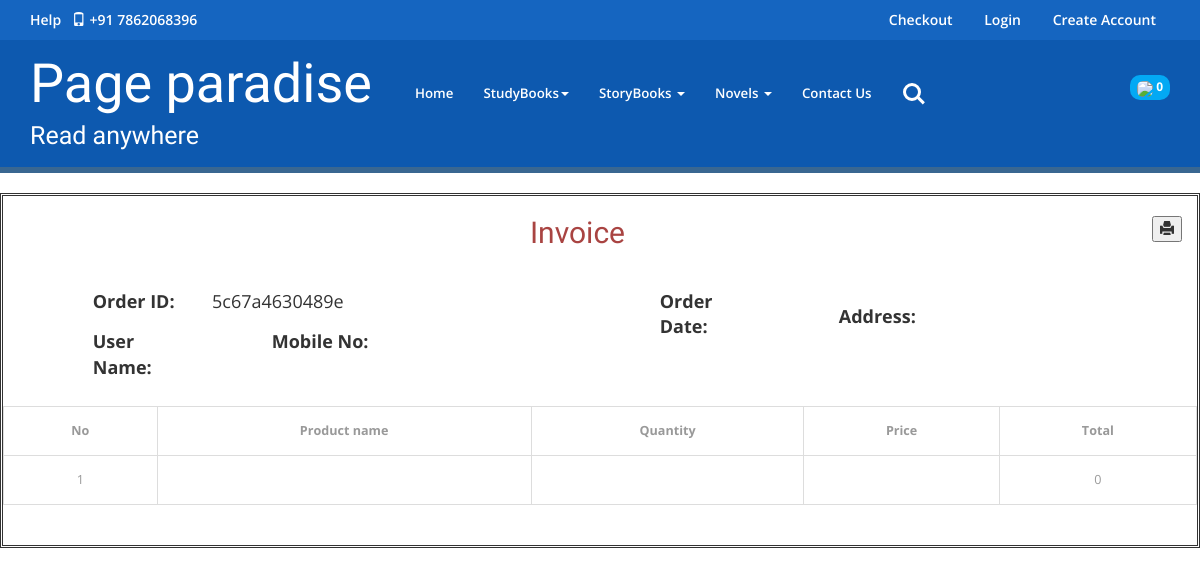
Before: /invoice.php?id=5c67a4630489e with the older database file.
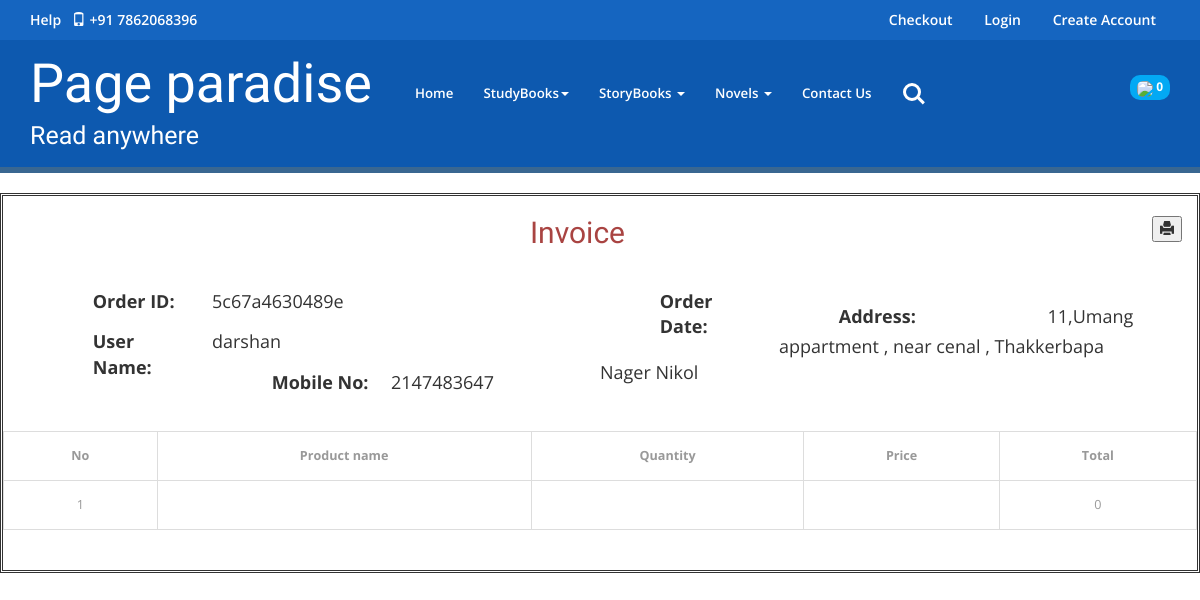
After: the same page with the newer database file.
### tables this page shows
CREATE TABLE `payment` (
  `a_id` int(11) NOT NULL,
  `o_id` varchar(50) NOT NULL,
  `name` varchar(100) NOT NULL,
  `email` varchar(100) NOT NULL,
  `mobile_no` int(10) NOT NULL,
  `billing_address` varchar(200) NOT NULL,
  `shipping_address` varchar(200) NOT NULL,
  `city` varchar(50) NOT NULL,
  `state` varchar(50) NOT NULL,
  `pincode` int(10) NOT NULL,
  `payment_method` varchar(50) NOT NULL,
  `card_no` int(20) NOT NULL,
  `expiry_date` varchar(20) NOT NULL,
  `order_date` varchar(10) NOT NULL,
  `product_name` varchar(150) NOT NULL,
  `product_quantity` int(200) NOT NULL,
  `product_price` int(20) NOT NULL,
  `total_price` int(20) NOT NULL
);

### invoice.php (the view, shortened to what this page needs)
<?php
include("header.php");
include("database.php");
if(isset($_GET['id']))
{
  $result = mysqli_query($conn,"SELECT * FROM `payment` WHERE `o_id`='".$_GET['id']."'");
  $row = mysqli_fetch_array($result)
  ?>
<body>
<br />
<div class="container-fluid" style="border:double;">
<br>
<button id="z" onClick="myFunction()" style="float:right;"><span class="glyphicon glyphicon-print"></span></button>
<div class="row">
<center><h2 class="text-danger">Invoice</h2></center>
</div>
<div class="col-sm-12 row" style="margin-bottom:20px;">
  <div class="col-sm-6" style="font-size:18px;">
  <div class="form-group">
          <label class="control-label col-sm-3 col-sm-offset-1">Order ID:</label>
          <?php echo $_GET['id']; ?>
    </div>
    <div class="form-group">
        <label class="control-label col-sm-3 col-sm-offset-1">User Name:</label>
           <?php echo $row['name']; ?>
     </div>
     <div class="form-group">
        <label class="control-label col-sm-3 col-sm-offset-1">Mobile No:</label>
           <?php echo $row['mobile_no']; ?>
     </div>
     </div>
     <div class="col-sm-6" style="font-size:18px;">
      <div class="form-group">
        <label class="control-label col-sm-3 col-sm-offset-1">Order Date:</label>
     </div>
      <div class="form-group">
      <label class="control-label col-sm-5 col-sm-offset-1"> Address:</label>
     <?php echo $row['shipping_address']; ?>
      </div>
      </div>
    </div>
    <br />
    <div class="row">
      <table class="table table-responcive table-hover table-bordered text-center">
        <tr>
            <th class="text-center">No</th>
            <th class="text-center">Product name</th>
            <th class="text-center">Quantity</th>
            <th class="text-center">Price</th>
            <th class="text-center">Total</th>
         </tr>
        <?php
        $i=1;
    $sum=0;
    if(isset($_SESSION['cart_item']))
        {
            foreach($_SESSION['cart_item'] as $key)
            {
        $result=$key['price']*$key['quantity'];
        ?>
         <tr>
            <td><?php echo $i++; ?></td>
            <td><?php echo $key['name']; ?></td>
            <td><?php echo $key['quantity']; ?></td>
            <td><?php echo $key['price']; ?></td>
            <td><?php echo $result;
       $sum=$sum+$result; ?></td>
         </tr>
         <?php }} else {
      $q = mysqli_query($conn,"SELECT * FROM `product` WHERE `product_id`='".$_SESSION['pid']."'");
      $r = mysqli_fetch_array($q);
      $re=$r['product_price']*$_SESSION['qty'];
       ?>
         <tr>
            <td><?php echo $i++; ?></td>
            <td><?php echo $r['product_name']; ?></td>
            <td><?php echo $_SESSION['qty']; ?></td>
            <td><?php echo $r['product_price']; ?></td>
            <td><?php echo $re;?></td>
         </tr>
         <?php } ?>
         </table>
         </div>
          <br />
</div>
</body>
<?php }
?>

Changed rows visible on the page:
added payment: name "darshan", mobile_no "2147483647", shipping_address "11,Umang appartment , near cenal , Thakkerbapa Nager Nikol"
